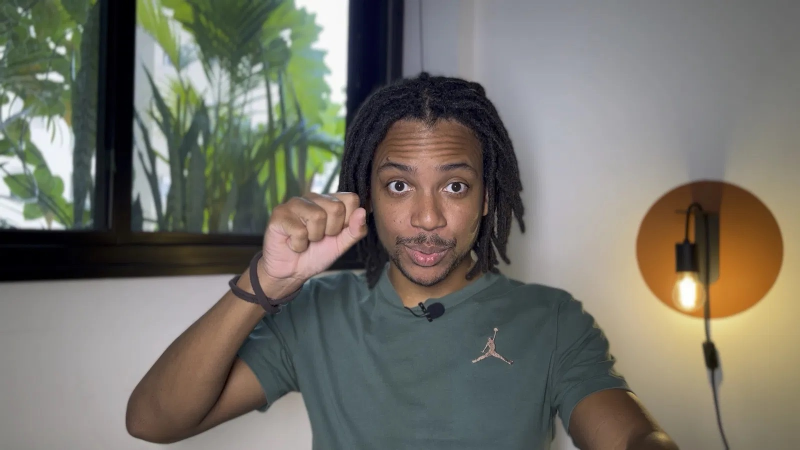
#> input picture data/teste.jpg, 1600 x 900 px, found by its file name (shown at 1/2 size)
$ python bug.py
#> lines starting #> are read from the running program, lines starting #| are printed output that depends on the picture
#> further down, img is the input picture: PIL image 1600x900 RGB; mean R, G, B 116.2, 114.2, 104.9
from PIL import Image
import os

IMG_DIR = "data/"

# Este código contém um bug
def limit_img_size(img:Image, limit=1024):
#> called with limit = 1024
    width, height = img.size
#> width = 1600; height = 900
    if min(width, height) < limit:
        limit = min(width, height)
#> limit = 900
    left = (width - limit) // 2
#> left = 350
    top = (height - limit) // 2
#> top = 0
    right = (width + limit) // 2
#> right = 1250
    bottom = (height + limit) // 2
#> bottom = 900
    # Corta o centro da imagem
    img = img.crop((left, top, right, bottom))
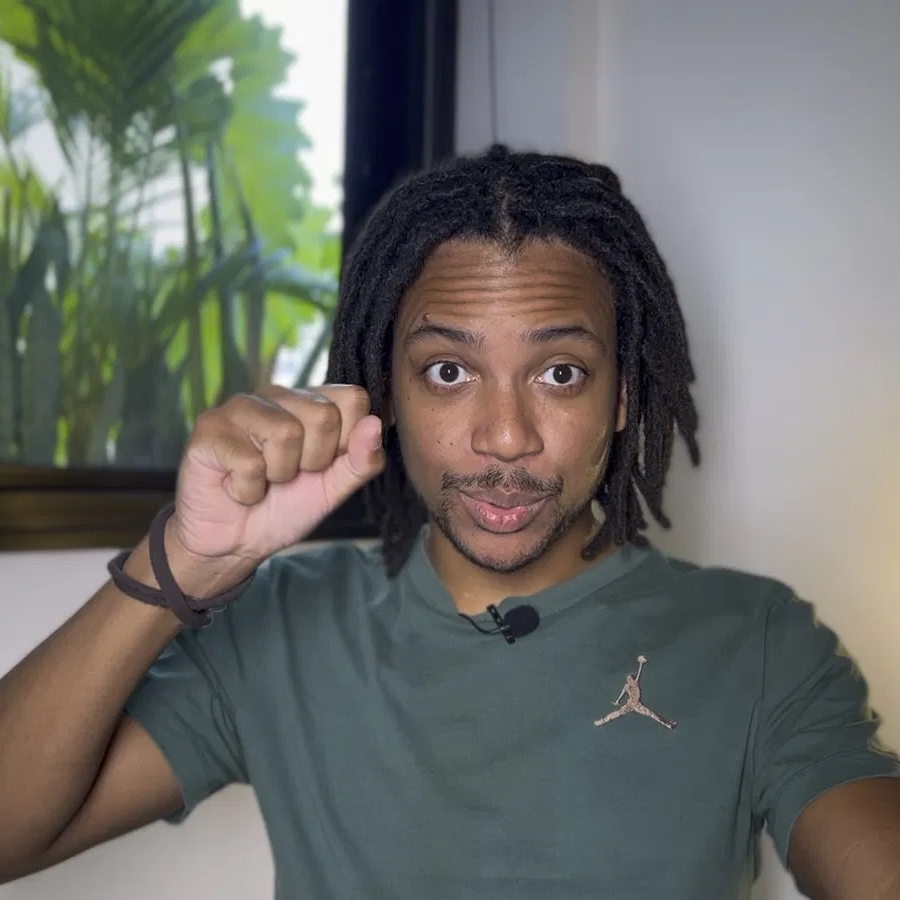
#> img: PIL image 900x900 RGB; mean R, G, B 108.1, 108.8, 104
    return img

if __name__ == '__main__':
    img = Image.open(os.path.join(IMG_DIR, "teste.jpg"))
    cutted = limit_img_size(img)
    cutted.save(os.path.join(IMG_DIR, "cutted.png"))
